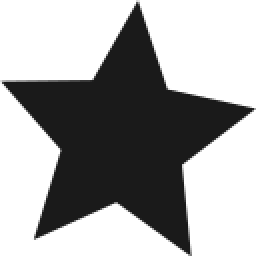
#> input picture star.png, 128 x 128 px, found by its file name (shown 2 times larger)
$ jupyter execute HIO.ipynb   (shell and % lines are left out)
#> lines starting #> are read from the running program, lines starting #| are printed output that depends on the picture; after the words box and inside, x2 and y2 are one past the last pixel; in counts of white or black regions, pixels touching at a corner belong together
<a href="https://colab.research.google.com/github/ruzicve/bakalarka/blob/main/HIO.ipynb" target="_parent"></a>

[cell 1]
# --- IMPORTS ----
import numpy as np
import matplotlib.pyplot as plt
from imageio.v2 import imread
from numpy.fft import fft2, ifft2, fftshift, ifftshift

# Install required imageio plugin for .png support

[cell 2]
# --- IMAGES IMPORT FOR TESTING ----
import os

# Downloading an image (star.png in this case) from GitHub

# Set the uploaded_image_name variable to the downloaded file
uploaded_image_name = 'star.png'

[cell 3]
# --- NEW AUXILIARY FUNCTIONS ---

def add_gaussian_noise(image, sigma):
    """Adds Gaussian noise to an image array."""
    if sigma <= 0: return image
    noise = np.random.normal(0, sigma, image.shape)
    return image + noise

def scale_dynamic_range(image, target_min=0.0, target_max=1.0):
    """Scales the min-max dynamic range of an image."""
    current_min = np.min(image)
    current_max = np.max(image)
    if current_max == current_min:
        return np.ones_like(image) * target_min
    normalized = (image - current_min) / (current_max - current_min)
    scaled = normalized * (target_max - target_min) + target_min
    return scaled

[cell 4]
# --- AUXILIARY FUNCTIONS FROM BEFORE---
def add_buffer(image, buffer_percentage):
    """
    Adds a uniform zero-value buffer around an image.
    The final size is calculated based on the REQUIRED OVERSAMPLING
    relative to the actual NON-ZERO SUPPORT size (bounding box).
    """
    if not 0 < buffer_percentage < 0.5:
        raise ValueError("Buffer percentage must be between 0 and 0.5 (0% to 50%).")

    h_orig, w_orig = image.shape[:2]

    # 1. Find Support Bounding Box (BB) Dimensions
    coords = np.argwhere(image != 0)
    if coords.size == 0:
        print("Warning: Image is empty. No buffer added.")
        return image

    y_min, x_min = coords.min(axis=0)
    y_max, x_max = coords.max(axis=0)

    # Dimensions of the actual object support
    support_h = y_max - y_min + 1
    support_w = x_max - x_min + 1

    # 2. Calculate Final Required Array Size
    support_size_factor = 1.0 - (2 * buffer_percentage)

    # Required size of the array to contain the support plus padding
    h_required = int(np.ceil(support_h / support_size_factor))
    w_required = int(np.ceil(support_w / support_size_factor))

    # 3. Calculate Padding to add to the existing array

    # The final array must be at least the original size, and at least h_required.
    h_final_target = max(h_orig, h_required)
    w_final_target = max(w_orig, w_required)

    total_pad_h = h_final_target - h_orig
    total_pad_w = w_final_target - w_orig

    # Distribute padding evenly around the current image
    pad_top = total_pad_h // 2
    pad_bottom = total_pad_h - pad_top
    pad_left = total_pad_w // 2
    pad_right = total_pad_w - pad_left

    pad_width = ((pad_top, pad_bottom), (pad_left, pad_right))

    # Apply padding
    padded_image = np.pad(
        image,
        pad_width=pad_width,
        mode='constant',
        constant_values=0
    )
    return padded_image

def load_img(path, oversampling=0, shapes=False):
    """Loads image, preprocesses, and applies zero padding if oversampling > 0."""
#> called with path = '/content/star.png', oversampling = 0.25, shapes = True
    img_rgba = imread(path)
#> img_rgba is the input picture: shape (128, 128, 4); mean R, G, B, A 160.5, 160.5, 160.5, 101

    if img_rgba.ndim == 2:
        img_gray = img_rgba.astype(np.float32) / np.max(img_rgba)
        alpha_channel = np.ones_like(img_gray)
    else:
        if img_rgba.shape[2] == 4:
            alpha_channel = img_rgba[:, :, 3] / 255.0
            img_rgb = img_rgba[:, :, :3] / 255.0
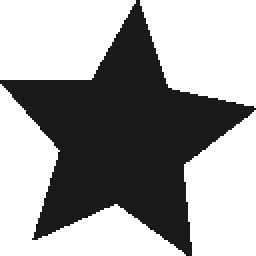
#> img_rgb: shape (128, 128, 3) float64 (shown 2 times larger); min 0, max 1, mean 0.629
        else:
            alpha_channel = np.ones_like(img_rgba[:, :, 0])
            img_rgb = img_rgba[:, :, :3] / 255.0

        img_gray = np.mean(img_rgb, axis=2)

    transparent = (alpha_channel < 0.01)
#> transparent: shape (128, 128) bool; 58.9% white; 1 black region, box (x1, y1, x2, y2) and area: (0, 0, 128, 128) 6741
    img_gray[transparent] = 0.0
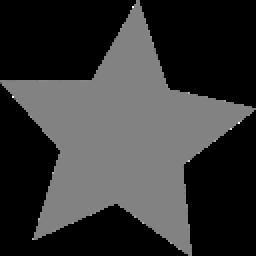
#> img_gray: shape (128, 128) float64 (shown 2 times larger); min 0, max 0.2, mean 0.0419; drawn with min black and max white

    if shapes:
        opaque = (alpha_channel >= 0.01)
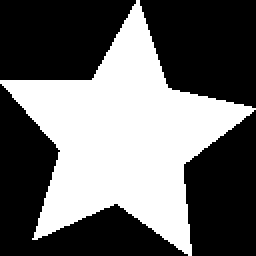
#> opaque: shape (128, 128) bool (shown 2 times larger); 41.1% white; 1 white region, box (x1, y1, x2, y2) and area: (0, 0, 128, 128) 6741
        img_gray[opaque] = 1.0

    if oversampling > 0:
        final = add_buffer(img_gray, oversampling)
#> in add_buffer, `coords = np.argwhere(image != 0)`: coords = 6741 pairs, first value 0 to 127, second value 0 to 127
#> in add_buffer, `y_min, x_min = coords.min(axis=0)`: y_min = 0
#> in add_buffer, `y_max, x_max = coords.max(axis=0)`: y_max = 127
#> in add_buffer, `support_h = y_max - y_min + 1`: support_h = 128
#> in add_buffer, `h_required = int(np.ceil(support_h / support_size_factor))`: h_required = 256
#> in add_buffer, `total_pad_h = h_final_target - h_orig`: total_pad_h = 128
#> in add_buffer, `pad_top = total_pad_h // 2`: pad_top = 64
#> in add_buffer, `pad_width = ((pad_top, pad_bottom), (pad_left, pad_right))`: pad_width = ((64, 64), (64, 64))
#> in add_buffer, `padded_image = np.pad( image, pad_width=pad_width, mode='constant', co..`:
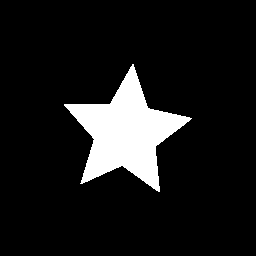
#> padded_image: shape (256, 256) float64; values 0 (black) and 1 (white), 10.3% white; 1 white region, box (x1, y1, x2, y2) and area: (64, 64, 192, 192) 6741
    else:
        final = img_gray
    return final

[cell 5]
# --- HIO
def hio_reconstruct(magnitude_data, support, beta=0.9, max_iterations=500, seed=None):
    """
    Performs the Hybrid Input-Output (HIO) phase retrieval algorithm with fixed support.

    The HIO update rule for pixels outside the support is:
    g_k+1(r) = g_k(r) - beta * f_k(r)

    Args:
        magnitude_data (np.ndarray): The measured diffraction magnitude (|F(k)|).
        support (np.ndarray): Binary mask (1 inside support, 0 outside).
        beta (float): HIO feedback parameter (typically 0.7 to 1.0).
        max_iterations (int): Maximum number of iterations to run.

    Returns:
        np.ndarray: The reconstructed object (real-space image).
        list: List of error metrics (e.g., magnitude error) per iteration.
    """
    if seed is not None:
        np.random.seed(seed)

    # --- Meaning? ---
    # f_k(r) ... real space, loop input
    # f_k[support==0] violations in the support constraint
    # g_k[support==0] previous result we want to modify, same values as f_k[support==0] (the difference is only conceptual)
    # g_k_plus_1(r) ... result after applying support constraint on f_k
    # G_k_plus_1(q) ... FT of g_k_plus_1
    # G_k_plus_1_constained(q) ... Fourier space, after applying magnitude constraint
    # f_k_plus_1_complex(r) ... IFT of previous
    # g_k(r)... loop output, f_k_plus_1 = g_k

    # --- Initialize the guess (g_k) as random phase multiplied by the measured magnitude. ---
    # Shift the magnitude data for the FFT.
    F_mod = fftshift(magnitude_data)

    # Generate random phase [-pi, pi]
    random_phase = np.exp(1j * np.random.uniform(-np.pi, np.pi, F_mod.shape))

    # Initial guess spectrum G_k: F_mod * exp(i * random_phase), constrained by magnitude in the Fourrier space
    G_k = F_mod * random_phase

    # Shift to real space
    # This is actually f_0 (it is saved in the g_k variable to make the first line in the HIO loop valid for k==0)
    g_k = np.real(ifft2(G_k))

    error_metric = []

    print(f"Starting HIO reconstruction for {max_iterations} iterations...")

    # HIO Loop
    for k in range(max_iterations):

        # -------- Real-Space --------
        # g_k is the output from the previous loop (after the Fourier-Space projection, it might violate the Real-Space constraint)
        f_k = g_k

        # Determine the next input for the IFT (g_k+1) based on real-space constraints.
        # Initiate a new array of the correct size
        g_k_plus_1 = np.zeros_like(f_k, dtype=np.float64)

        # --- Support Constraint ---
        # Within the support (support == 1):
        # Keep the current values
        g_k_plus_1[support == 1] = f_k[support == 1]

        # Outside the support (support == 0):
        # Apply the HIO feedback rule
        # f_k[support == 0] are the magnitudes of errors (since the value should be 0)
        # g_k represents the previous result we are now modifying
        # g_k and f_k have the same value at this point
        g_k_plus_1[support == 0] = g_k[support == 0] - beta * f_k[support == 0]

        # ------ Fourier-Space ------
        # Forward Transform: G_k+1 = FT{g_k+1}
        # Note: g_k_plus_1 is a real space image not a centred spectrum, so we do not need ifftshift
        G_k_plus_1 = fft2(g_k_plus_1)

        # Calculate Magnitude Error (for monitoring)
        current_magnitude = np.abs(G_k_plus_1)
        error = np.linalg.norm(current_magnitude - F_mod) / np.linalg.norm(F_mod)
        error_metric.append(error)

        # --- Magnitude Constraint ---
        # Replace the calculated magnitude with the measured magnitude (F_mod),
        # while keeping the calculated phase (G_k_plus_1 / current_magnitude).
        # Prevents zero division if current_magnitude has zero pixels (although it is unlikely in real data).
        G_k_phase = G_k_plus_1 / np.where(current_magnitude > 0, current_magnitude, 1e-12)
        G_k_plus_1_constrained = F_mod * G_k_phase

        # -------- Real Space --------
        # input for the next loop
        f_k_plus_1_complex = ifft2(G_k_plus_1_constrained)

        # The next input guess (g_k) becomes the real part of the IFT output
        # (This is, again, f_k rather than g_k but it completes the cycle: g_k+1 becomes the new input g_k for the next iteration)
        g_k = np.real(f_k_plus_1_complex)

        if k % 50 == 0:
            print(f"Iteration {k}/{max_iterations}: Magnitude Error = {error:.4e}")

    # Final result is the real-space input from the last successful constraint application.
    final_reconstruction = g_k
    return final_reconstruction, error_metric

[cell 6]
# --- DEMONSTRATION: Load image and run HIO ---
if __name__ == '__main__':

    # Define parameters
    IMAGE_PATH = f'/content/{uploaded_image_name}'
    OVERSAMPLING_PERCENTAGE = 0.25
    BETA = 0.9
    ITERATIONS = 1000
    NOISE_SIGMA = 0.01
    REPRODUCIBILITY_SEED = 42

    # 1. Load and Oversample the Image
    object_true_oversampled = load_img(
        path=IMAGE_PATH,
        oversampling=OVERSAMPLING_PERCENTAGE,
        shapes=True
    )
    NEW_SIZE = object_true_oversampled.shape[0]
#> NEW_SIZE = 256

    # 2. Create the Oversampled Support Mask
    support_mask_oversampled = (object_true_oversampled > 0)

    # 3. Generate the Measured Diffraction Magnitude (Fourier Constraint)
    F_true = fftshift(fft2(object_true_oversampled))
    measured_magnitude_ideal = np.abs(F_true)
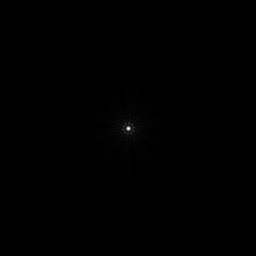
#> measured_magnitude_ideal: shape (256, 256) float64; min 0.0188, max 6741, mean 16.6; drawn with min black and max white

    # Apply Noise to simulate real data
    measured_magnitude = add_gaussian_noise(measured_magnitude_ideal, sigma=NOISE_SIGMA)
    measured_magnitude[measured_magnitude < 0] = 0

    # 4. Run the HIO Algorithm
    print("--- Running HIO Phase Retrieval ---")
    reconstruction, errors = hio_reconstruct(
        magnitude_data=measured_magnitude,
        support=support_mask_oversampled,
        beta=BETA,
        max_iterations=ITERATIONS,
        seed=REPRODUCIBILITY_SEED
    )
#> in hio_reconstruct, `g_k = np.real(ifft2(G_k))`:
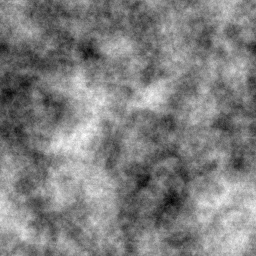
#> g_k: shape (256, 256) float64; min -0.506, max 0.644, mean 0.0725; drawn with min black and max white
#> the loop in hio_reconstruct, `for k in range(max_iterations):` made 1000 passes
#> error on passes 1 to 3: 0.839, 0.356, 0.245
#| Iteration 0/1000: Magnitude Error = 8.3937e-01
#| Iteration 50/1000: Magnitude Error = 2.0578e-02
#| Iteration 100/1000: Magnitude Error = 1.5769e-02
#| Iteration 150/1000: Magnitude Error = 1.4801e-02
#| Iteration 200/1000: Magnitude Error = 1.4546e-02
#| Iteration 250/1000: Magnitude Error = 1.4507e-02
#| Iteration 300/1000: Magnitude Error = 1.4051e-02
#| Iteration 350/1000: Magnitude Error = 1.3991e-02
#> (further printed lines are left out)
#> pass 1, in hio_reconstruct, `g_k = np.real(f_k_plus_1_complex)`:
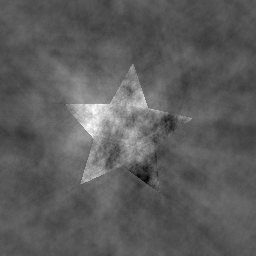
#> g_k: shape (256, 256) float64; min -1.12, max 2.24, mean 0.103; drawn with min black and max white
#> pass 2, in hio_reconstruct, `g_k = np.real(f_k_plus_1_complex)`:
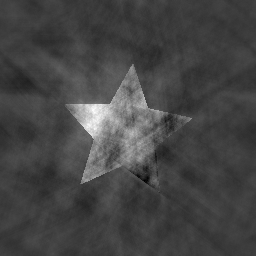
#> g_k: shape (256, 256) float64; min -0.73, max 2.34, mean 0.103; drawn with min black and max white
#> after the loop in hio_reconstruct, `for k in range(max_iterations):`:
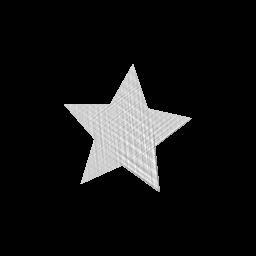
#> g_k_plus_1: shape (256, 256) float64; min -0.00709, max 1.23, mean 0.103; drawn with min black and max white
#> after the loop in hio_reconstruct, `for k in range(max_iterations):`: error_metric = 1000 values, max 0.839 at index 0, min 0.0137 at index 999, mean 0.0171
#> errors has the same summary as error_metric in hio_reconstruct

    # 5. Display Results
    fig, axes = plt.subplots(1, 3, figsize=(15, 5))

    # A) True Object
    axes[0].imshow(object_true_oversampled, cmap='gray')
    axes[0].set_title(f'A) True Object (Size {NEW_SIZE}x{NEW_SIZE})')
    axes[0].axis('off')

    # B) Reconstructed Object
    reconstruction_scaled = scale_dynamic_range(np.abs(reconstruction), 0, 1)
#> in scale_dynamic_range, `current_min = np.min(image)`: current_min = 1.35e-08
#> in scale_dynamic_range, `current_max = np.max(image)`: current_max = 1.23
    axes[1].imshow(reconstruction_scaled, cmap='gray')
    axes[1].set_title(f'B) HIO Reconstruction (k={ITERATIONS})')
    axes[1].axis('off')

    # C) Error Plot
    axes[2].semilogy(errors)
    axes[2].set_title('C) Magnitude Error vs. Iteration')
    axes[2].set_xlabel('Iteration')
    axes[2].set_ylabel('Normalized Error (log scale)')
    axes[2].grid(True, which="both", ls="--", linewidth=0.5)

    plt.tight_layout()
    plt.show()
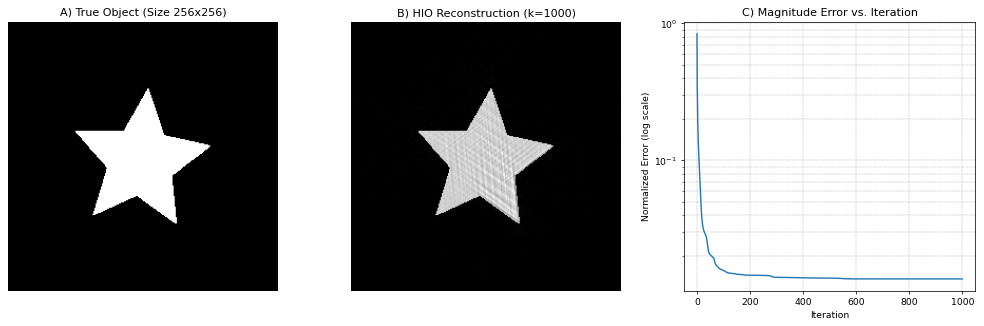
#> figure drawn by matplotlib, 3 panels; panel 3: curve peaks at x = 0, y = 0.839
